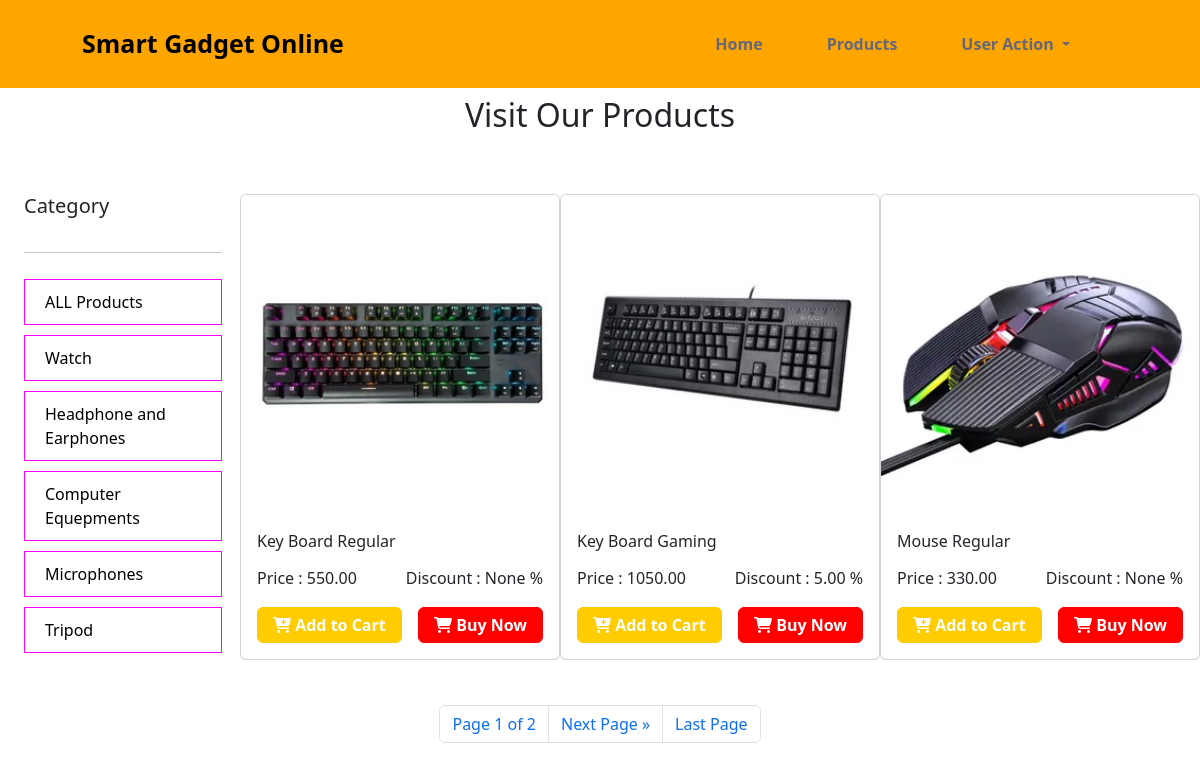
Screenshot of /Products/category/computer-equepments/ with the database file from the repository.
### Category/models.py (models this page shows, shortened)
class Product_Category(models.Model):
    name = models.CharField(max_length=500)
    slug = models.SlugField(blank=True, null=True, max_length=20, unique=True)

### product/models.py (models this page shows, shortened)
class product_info(models.Model):
    name = models.CharField(max_length=200)
    image = models.ImageField(upload_to="product/images/")
    details = models.TextField(max_length=500)
    category = models.ManyToManyField(Product_Category)
    price = models.DecimalField(max_digits=10, decimal_places=2, default=None)
    delevary_charge = models.DecimalField(
        blank=True, null=True, max_digits=10, decimal_places=2, default=0
    )
    discount = models.DecimalField(
        blank=True,
        null=True,
        max_digits=10,
        decimal_places=2,
        default=0,
        help_text="In Percentage",
    )
    total_available_quantity = models.CharField(max_length=5000)

### product/views.py (the view)
def diplay_products(request, category_slug=None):
    products = product_info.objects.all()
    if category_slug is not None:
        category = Product_Category.objects.get(slug=category_slug)
        products = product_info.objects.filter(category=category)
    categories = Product_Category.objects.all()
    p = Paginator(product_info.objects.all(), 6)  # Paginator (objects,per page object)
    page = request.GET.get("page")
    product = p.get_page(page)
    return render(
        request,
        "display_product.html",
        {"products": products, "product": product, "category": categories},
    )

### product/templates/display_product.html (shortened to what this page needs)
{% extends "base.html" %} {%load static%} {%block stylelink%}
<link rel="stylesheet" href="{% static 'css/disp_pro.css' %}" />
{%endblock%} {%block content%}
<div class="prod_cont">
<h2 class="page_title">Visit Our Products</h2>
  <div class="prod-cat-cont">
    <div class="cat">
      <h5>Category</h5>
      <hr>
       <div class="cat_list">
        <a class="single_cat" href="{% url "display_products"%}">ALL Products</a>
        {%for cat in category%}
          <a class="single_cat" href="{% url "category_wise_products" cat.slug%}">{{cat.name}}</a>
        {%endfor%}
       </div>
    </div>
    <div class="products">
      {%for p in products%}
      <div class="card" style="width: 20rem">
        <div class="img_wrap">
          <a href="{%url "details" p.id%}">
            <img class="card-img-top" src="{{p.image.url}}" alt="Card image cap"/>
          </a>
        </div>
        <div class="card-body">
          <p class="texr-bold">{{p.name}}</p>
          <div class="d-flex justify-content-between">
            <h6 class="">Price : {{p.price}}</h6>
            <h6 class="">Discount : {{p.discount}} %</h6>
          </div>
          <div class="d-flex justify-content-between">
            <a class="btn p_btn" href="{%url "myCart" p.id%}">
              <i class="fas fa-cart-plus"></i> Add to Cart
            </a>
            <a class="btn d_btn" href="{%url "purchased_from_product_section" p.id%}">
              <i class="fas fa-shopping-cart"></i> Buy Now
            </a>
          </div>
        </div>
      </div>
      {%endfor%}
    </div>
  </div>
</div>
<nav aria-label="Page navigation example ">
    <ul class="pagination d-flex justify-content-center ">
      <li class="page-item">
        <a href="#" class="page-link">Page {{product.number}} of {{product.paginator.num_pages}}</a>
      </li>
      {%if product.has_next%}
        <li class="page-item"><a class="page-link" href="?page={{product.next_page_number}}">Next Page &raquo</a>&nbsp &nbsp </li>
        <li class="page-item"><a class="page-link" href="?page={{product.paginator.num_pages}}">Last Page</a><l/i>
      {%endif%}
  </ul>
</nav>
{%endblock%}

### product/static/css/disp_pro.css (style rules this page uses)
.prod_cont { margin-top: 8%; }
.p_btn { border: 1px solid #ffcc00; padding:5px 15px; margin-top: 10px; background-color: #ffcc00; font-weight: bold; color: white; }
.d_btn { border: 1px solid red; padding:5px 15px; margin-top: 10px; background-color: red; font-weight: bold; color: white; }
.page_title { text-align: center; margin-bottom: 60px; }
.products { width: 80%; display: grid; grid-template-columns: repeat(3,1fr); margin-left: 18px; margin-bottom: 20px; }
.products .card { margin-bottom: 25px; }
.prod-cat-cont { display: flex; justify-content: space-between; }
.cat { width: 20%; margin-left: 2%; display: flex; flex-direction: column; gap: 10px; }
.cat a { text-decoration: none; color: black; }
.cat_list { display: flex; flex-direction: column; gap: 10px; }
.single_cat { border: 1px solid magenta; padding: 10px 20px; cursor: pointer; }

### rows the page displays
Product_Category: name "Watch"
Product_Category: name "Headphone and Earphones"
Product_Category: name "Computer Equepments"
Product_Category: name "Microphones"
Product_Category: name "Tripod"
product_info: image (picture), name "Key Board Regular", price "550.00", discount "None"
product_info: image (picture), name "Key Board Gaming", price "1050.00", discount "5.00"
product_info: image (picture), name "Mouse Regular", price "330.00", discount "None"

### other values shown
{{ product.number }} "1"
{{ product.paginator.num_pages }} "2"
